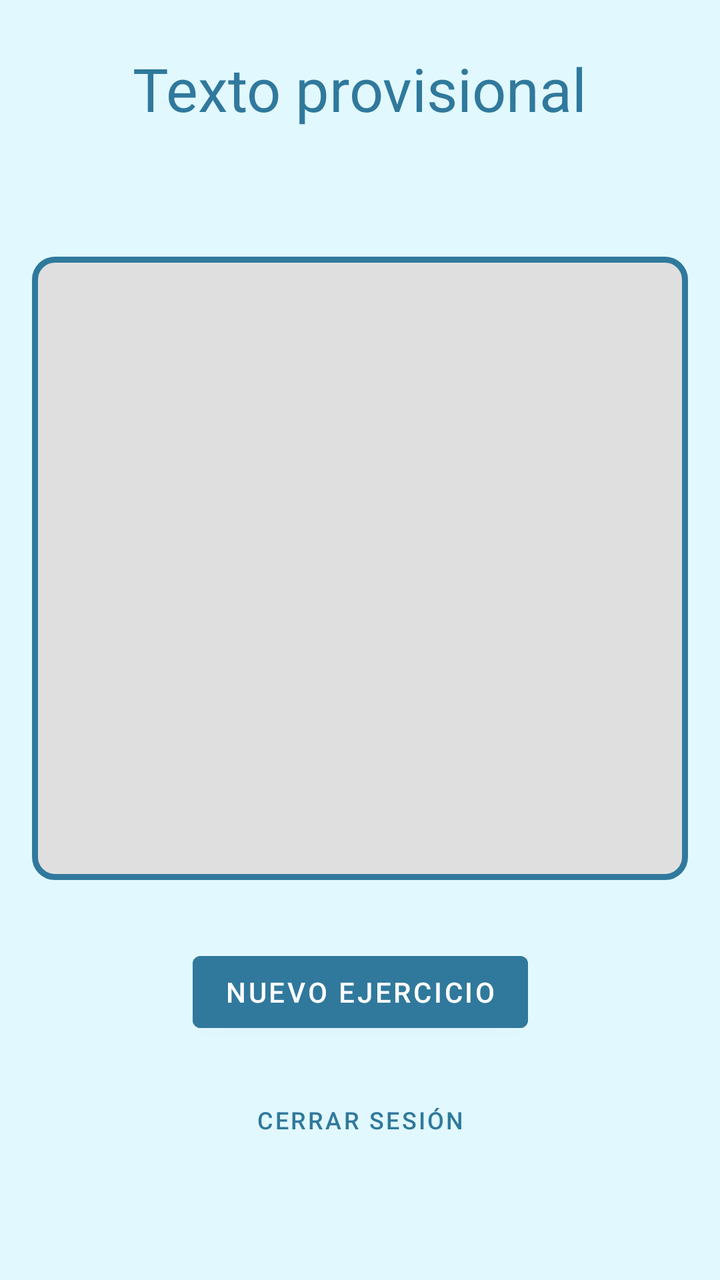
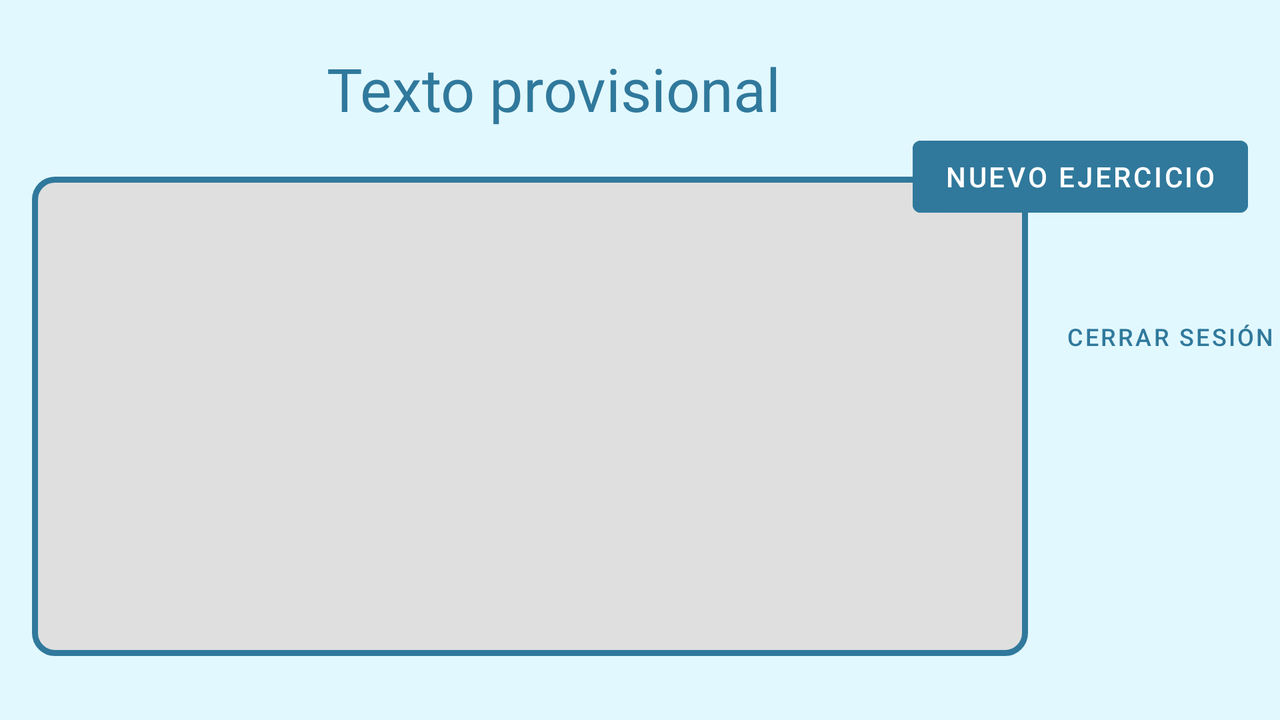

First picture: res/layout/ on a phone held upright. Second picture: the repository's own variant of that layout, on a device whose configuration matches the variant's folder. Source for both follows.
<!-- AndroidManifest.xml: application theme AppTheme -->
<!-- res/layout/activity_lista.xml -->
<?xml version="1.0" encoding="utf-8"?>
<androidx.constraintlayout.widget.ConstraintLayout xmlns:android="http://schemas.android.com/apk/res/android"
    xmlns:app="http://schemas.android.com/apk/res-auto"
    xmlns:tools="http://schemas.android.com/tools"
    android:layout_width="match_parent"
    android:layout_height="match_parent"
    android:background="@color/fondoLayout"
    tools:context=".actividades.ListaActivity"
    >

    <TextView
        android:id="@+id/tvTitleListActivity"
        android:layout_width="wrap_content"
        android:layout_height="wrap_content"
        android:layout_marginStart="24dp"
        android:layout_marginTop="24dp"
        android:layout_marginEnd="24dp"
        android:text="@string/default_text"
        android:textSize="30sp"
        android:textColor="@color/colorAccent"
        app:layout_constraintEnd_toEndOf="parent"
        app:layout_constraintStart_toStartOf="parent"
        app:layout_constraintTop_toTopOf="parent" />

    <androidx.recyclerview.widget.RecyclerView
        android:id="@+id/rvWorkoutList"
        android:layout_width="0dp"
        android:layout_height="0dp"
        android:layout_marginStart="16dp"
        android:layout_marginTop="64dp"
        android:layout_marginEnd="16dp"
        android:layout_marginBottom="200dp"
        android:background="@drawable/ui_border"
        app:layout_constraintBottom_toBottomOf="parent"
        app:layout_constraintEnd_toEndOf="parent"
        app:layout_constraintStart_toStartOf="parent"
        app:layout_constraintTop_toBottomOf="@+id/tvTitleListActivity" />

    <Button
        android:id="@+id/btAddWorkout"
        android:layout_width="wrap_content"
        android:layout_height="wrap_content"
        android:layout_marginTop="32dp"
        android:text="@string/add_new_workout"
        android:onClick="onNavigation"
        android:backgroundTint="@color/colorAccent"
        app:layout_constraintEnd_toEndOf="parent"
        app:layout_constraintStart_toStartOf="parent"
        app:layout_constraintTop_toBottomOf="@+id/rvWorkoutList" />

    <Button
        android:id="@+id/btExit"
        android:layout_width="wrap_content"
        android:layout_height="wrap_content"
        android:layout_marginTop="16dp"
        android:text="@string/logout"
        android:textColor="@color/colorAccent"
        android:textSize="12sp"
        android:background="@color/colorTransparent"
        android:onClick="onNavigation"
        app:layout_constraintEnd_toEndOf="parent"
        app:layout_constraintStart_toStartOf="parent"
        app:layout_constraintTop_toBottomOf="@+id/btAddWorkout" />

    

</androidx.constraintlayout.widget.ConstraintLayout>
<!-- resources referenced by this layout -->
<resources>
  <color name="colorAccent">#30799c</color>
  <color name="colorTransparent">#00000000</color>
  <color name="fondoLayout">#e2f8ff</color>
  <!-- drawable ui_border (drawable) -->
  <?xml version="1.0" encoding="utf-8"?>
  <shape xmlns:android="http://schemas.android.com/apk/res/android" android:shape="rectangle">
  
              <solid android:color="@color/fondoRecycler"/>
              <stroke android:width="3dp" android:color="@color/colorAccent" />
              <corners android:radius="10dp"/>
              <padding android:left="0dp" android:top="3dp"
                       android:right="0dp" android:bottom="3dp" />
  
  
  </shape>
  <string name="add_new_workout">Nuevo ejercicio</string>
  <string name="default_text">Texto provisional</string>
  <string name="logout">Cerrar sesión</string>
  <style name="AppTheme" parent="Theme.MaterialComponents.Light.DarkActionBar">
          
          <item name="colorPrimary">@color/colorPrimary</item>
          <item name="colorPrimaryDark">@color/colorPrimaryDark</item>
          <item name="colorAccent">@color/colorAccent</item>
          <item name="preferenceTheme">@style/PreferenceThemeOverlay.v14.Material</item>
  
      </style>
  <color name="fondoRecycler">#dfdfdf</color>
  <color name="colorPrimary">#000000</color>
  <color name="colorPrimaryDark">#11257e</color>
</resources>
<!-- res/layout-land/activity_lista.xml (the repository's variant of the layout above) -->
<!-- drawn on the phone turned sideways -->
<?xml version="1.0" encoding="utf-8"?>
<androidx.constraintlayout.widget.ConstraintLayout xmlns:android="http://schemas.android.com/apk/res/android"
    xmlns:app="http://schemas.android.com/apk/res-auto"
    xmlns:tools="http://schemas.android.com/tools"
    android:layout_width="match_parent"
    android:layout_height="match_parent"
    android:background="@color/fondoLayout"
    tools:context=".actividades.ListaActivity">

    <TextView
        android:id="@+id/tvTitleListActivity"
        android:layout_width="wrap_content"
        android:layout_height="wrap_content"
        android:layout_marginStart="24dp"
        android:layout_marginTop="24dp"
        android:text="@string/default_text"
        android:textColor="@color/colorAccent"
        android:textSize="30sp"
        app:layout_constraintEnd_toStartOf="@+id/guideline"
        app:layout_constraintStart_toStartOf="parent"
        app:layout_constraintTop_toTopOf="parent" />

    <androidx.recyclerview.widget.RecyclerView
        android:id="@+id/rvWorkoutList"
        android:layout_width="0dp"
        android:layout_height="0dp"
        android:layout_marginStart="16dp"
        android:layout_marginTop="24dp"
        android:layout_marginEnd="16dp"
        android:layout_marginBottom="32dp"
        android:background="@drawable/ui_border"
        app:layout_constraintBottom_toBottomOf="parent"
        app:layout_constraintEnd_toStartOf="@+id/guideline"
        app:layout_constraintStart_toStartOf="parent"
        app:layout_constraintTop_toBottomOf="@+id/tvTitleListActivity" />

    <Button
        android:id="@+id/btAddWorkout"
        android:layout_width="wrap_content"
        android:layout_height="wrap_content"
        android:layout_marginEnd="16dp"
        android:backgroundTint="@color/colorAccent"
        android:onClick="onNavigation"
        android:text="@string/add_new_workout"
        app:layout_constraintEnd_toEndOf="parent"
        app:layout_constraintTop_toBottomOf="@+id/tvTitleListActivity" />

    <Button
        android:id="@+id/btExit"
        android:layout_width="wrap_content"
        android:layout_height="wrap_content"
        android:layout_marginStart="16dp"
        android:layout_marginTop="32dp"
        android:layout_marginEnd="16dp"
        android:background="@color/colorTransparent"
        android:onClick="onNavigation"
        android:text="@string/logout"
        android:textColor="@color/colorAccent"
        android:textSize="12sp"
        app:layout_constraintEnd_toEndOf="parent"
        app:layout_constraintStart_toStartOf="@+id/guideline"
        app:layout_constraintTop_toBottomOf="@+id/btAddWorkout" />

    <androidx.constraintlayout.widget.Guideline
        android:id="@+id/guideline"
        android:layout_width="wrap_content"
        android:layout_height="wrap_content"
        android:orientation="vertical"
        app:layout_constraintGuide_begin="530dp" />

    

</androidx.constraintlayout.widget.ConstraintLayout>
